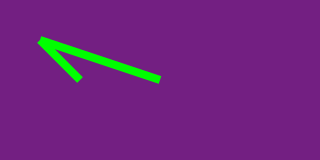
#> input picture Laboratórios/labs_Daniel_Queiroz/PO1/PO2/line.png, 320 x 160 px
$ python 2_Video2_DANIEL.py
#> lines starting #> are read from the running program, lines starting #| are printed output that depends on the picture
import cv2
import numpy as np

imagem = cv2.imread('line.png')
#> imagem is the input picture: shape (160, 320, 3); mean B, G, R 126.4, 37.1, 111.9
num_linhas, num_colunas =imagem.shape[:2]
#> num_linhas = 160; num_colunas = 320

rotation_matrix = cv2.getRotationMatrix2D((num_colunas/2, num_linhas/2), 180, 1)

img_rotation = cv2.warpAffine(imagem, rotation_matrix, (num_colunas, num_linhas))
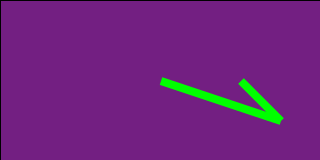
#> img_rotation: shape (160, 320, 3); mean B, G, R 125.2, 36.8, 110.8

cv2.imwrite('rotacao.png', img_rotation)
cv2.waitKey()
